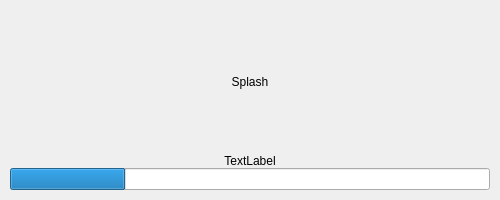
<?xml version="1.0" encoding="UTF-8"?>
<ui version="4.0">
 <class>splash_widget</class>
 <widget class="QWidget" name="splash_widget">
  <property name="geometry">
   <rect>
    <x>0</x>
    <y>0</y>
    <width>500</width>
    <height>200</height>
   </rect>
  </property>
  <property name="minimumSize">
   <size>
    <width>500</width>
    <height>200</height>
   </size>
  </property>
  <property name="maximumSize">
   <size>
    <width>500</width>
    <height>200</height>
   </size>
  </property>
  <property name="contextMenuPolicy">
   <enum>Qt::NoContextMenu</enum>
  </property>
  <property name="windowTitle">
   <string/>
  </property>
  <layout class="QVBoxLayout" name="verticalLayout_2">
   <property name="spacing">
    <number>0</number>
   </property>
   <property name="leftMargin">
    <number>10</number>
   </property>
   <property name="topMargin">
    <number>10</number>
   </property>
   <property name="rightMargin">
    <number>10</number>
   </property>
   <property name="bottomMargin">
    <number>10</number>
   </property>
   <item>
    <widget class="QLabel" name="splash_label">
     <property name="enabled">
      <bool>true</bool>
     </property>
     <property name="sizePolicy">
      <sizepolicy hsizetype="Expanding" vsizetype="Expanding">
       <horstretch>0</horstretch>
       <verstretch>0</verstretch>
      </sizepolicy>
     </property>
     <property name="text">
      <string>Splash</string>
     </property>
     <property name="alignment">
      <set>Qt::AlignCenter</set>
     </property>
    </widget>
   </item>
   <item>
    <widget class="QLabel" name="progress_label">
     <property name="text">
      <string>TextLabel</string>
     </property>
     <property name="alignment">
      <set>Qt::AlignCenter</set>
     </property>
    </widget>
   </item>
   <item>
    <widget class="QProgressBar" name="progress_bar">
     <property name="value">
      <number>24</number>
     </property>
     <property name="textVisible">
      <bool>false</bool>
     </property>
    </widget>
   </item>
  </layout>
 </widget>
 <resources/>
 <connections/>
</ui>
